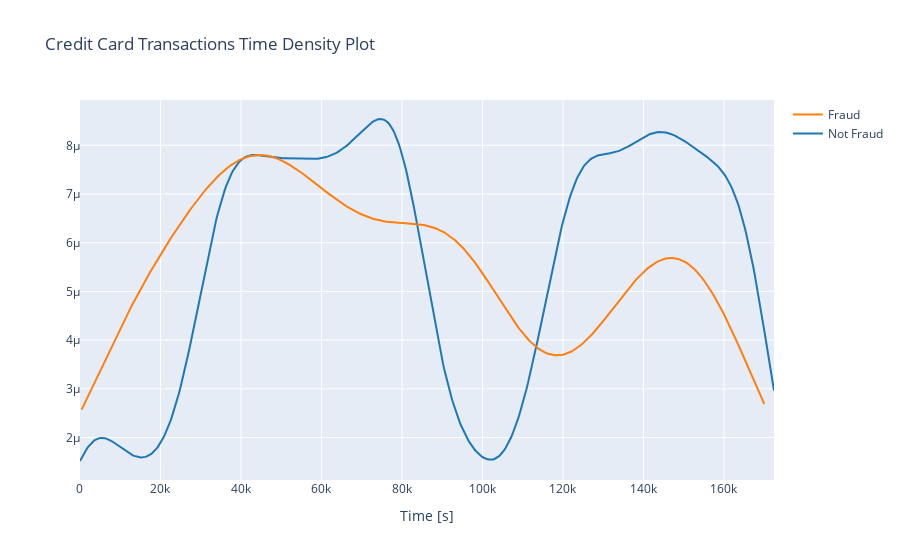

This figure's notebook cell:
### Markdown cell above
By seeing the distributions we can see how skewed are these features, data is highly unbalanced with respect with target variable Class.

### Code cell
class_0 = df.loc[df['Class'] == 0]["Time"]
class_1 = df.loc[df['Class'] == 1]["Time"]

hist_data = [class_0, class_1]
group_labels = ['Not Fraud', 'Fraud']

fig = ff.create_distplot(hist_data, group_labels, show_hist=False, show_rug=False)
fig['layout'].update(title='Credit Card Transactions Time Density Plot', xaxis=dict(title='Time [s]'))
iplot(fig, filename='dist_only')

### Figure 1 — Plotly figure (JSON) as saved in the notebook; plotly's stock layout.template omitted (floating-point values rounded to 4 significant figures; data arrays with more than 128 entries replaced by an {"elided": "..."} marker saying what was removed)
{"data": [{"legendgroup": "Not Fraud", "marker": {"color": "rgb(31, 119, 180)"}, "mode": "lines", "name": "Not Fraud", "showlegend": true, "type": "scatter", "x": {"elided": "500 float values"}, "xaxis": "x", "y": {"elided": "500 float values"}, "yaxis": "y"}, {"legendgroup": "Fraud", "marker": {"color": "rgb(255, 127, 14)"}, "mode": "lines", "name": "Fraud", "showlegend": true, "type": "scatter", "x": {"elided": "500 float values"}, "xaxis": "x", "y": {"elided": "500 float values"}, "yaxis": "y"}], "layout": {"barmode": "overlay", "hovermode": "closest", "legend": {"traceorder": "reversed"}, "title": {"text": "Credit Card Transactions Time Density Plot"}, "xaxis": {"anchor": "y2", "domain": [0, 1], "title": {"text": "Time [s]"}, "zeroline": false}, "yaxis": {"anchor": "free", "domain": [0, 1], "position": 0}}}
